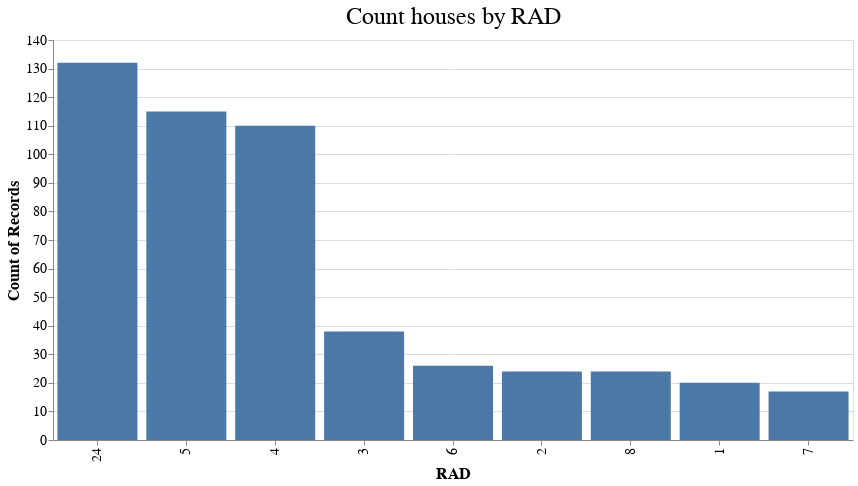

This figure's notebook cell:
### Code cell
alt.Chart(df_boston)\
   .mark_bar()\
   .encode(x=alt.X("RAD:N", sort="-y"),
           y=alt.Y("count()"),
           tooltip="count()")\
   .properties(title="Count houses by RAD")

### Figure 1 — Vega-Lite specification as saved in the notebook (floating-point values rounded to 4 significant figures; data arrays with more than 128 entries replaced by an {"elided": "..."} marker saying what was removed)
{"config": {"view": {"height": 400, "width": 800}, "title": {"fontSize": 24, "fontWeight": "normal", "titleAlign": "center"}, "axisLeft": {"labelFontSize": 14, "titleFontSize": 16}, "axisRight": {"labelFontSize": 14, "titleFontSize": 16}, "header": {"labelFontSize": 14, "titleFontSize": 16, "titleAlign": "left"}, "axisBottom": {"labelFontSize": 14, "titleFontSize": 16}, "legend": {"labelFontSize": 12, "titleFontSize": 14}}, "data": {"name": "data-4c53657cbae4dbfddc0822d289e30ffc"}, "mark": "bar", "encoding": {"tooltip": {"type": "quantitative", "aggregate": "count"}, "x": {"type": "nominal", "field": "RAD", "sort": "-y"}, "y": {"type": "quantitative", "aggregate": "count"}}, "title": "Count houses by RAD", "$schema": "https://vega.github.io/schema/vega-lite/v4.8.1.json", "datasets": {"data-4c53657cbae4dbfddc0822d289e30ffc": {"elided": "506 records"}}}
